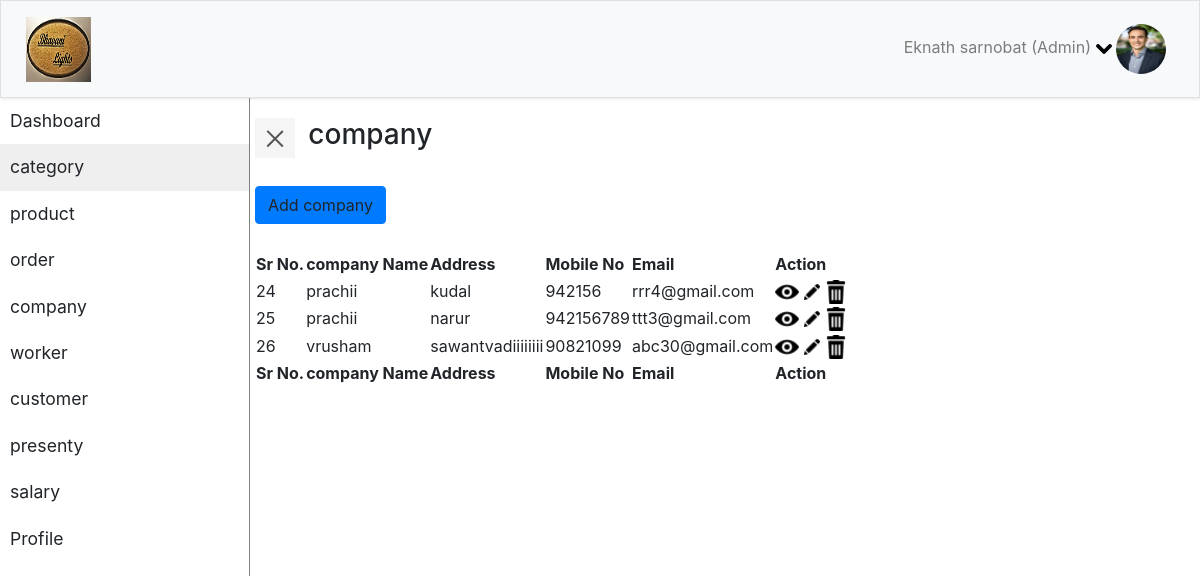
Screenshot of /company.php with the database file from the repository.
### tables this page shows
CREATE TABLE `company` (
  `name` varchar(45) NOT NULL,
  `companyid` int(45) NOT NULL,
  `address` varchar(45) NOT NULL,
  `mobile_no` varchar(45) NOT NULL,
  `email_id` varchar(45) NOT NULL
);

### classes/Company.php (called while the page is built, shortened)
<?php
class Company
{
public static function selectcompany(Company $company)
{
$con=Database::getCon();
$query="SELECT * from company";
$result=mysqli_query($con,$query);
if(mysqli_num_rows($result)>0)
{
	return $result;
}
else{
	return false;
}
}
}
?>

### company.php (the view, shortened to what this page needs)
<?php
include("classes/Company.php");
$company=new Company();
?>
<!DOCTYPE html>
<html>
<head>
    <link rel="stylesheet" href="css/bootstrap.min.css">
    <link rel="stylesheet" href="css/style.css">
    <link rel="stylesheet" href="css/jquery.dataTables.min.css">
    <link rel="stylesheet" href="css/buttons.dataTables.min.css">
    <link rel="stylesheet" href="css/custom.css">
    <link rel="stylesheet" href="css/jquery.dataTables.min.css">
    <link rel="stylesheet" href="css/buttons.dataTables.min.css">
</head>
<body>
    <section id="header">
        <nav class="navbar navbar-expand-lg navbar-light bg-light border">
                <div class="container-fluid">
                     <img src="images/logo.png" alt="" class="float-left" height="65" width="65">
                    <div class="collapse navbar-collapse" id="navbarSupportedContent">
                            <ul class="nav navbar-nav ml-auto">
                                        <li class="dropdown nav-item">
                                                <a class="nav-link" data-toggle="dropdown">
                                                  <span> Eknath sarnobat (Admin) <img src="icons/chevron-arrow-down.png"></span> <img src="images/profile-image.jpg" height="50" width="50" class="rounded-circle">
                                                </a>
                                            </li>
                            </ul>
                        </div>
                </div>
        </nav>
    </section>
    <section>
            <div class="wrapper">
                <nav id="sidebar" class="">
                     <ul class="list-unstyled">
							<li>
                                <a href="dashbord.php">Dashboard</a>
                            </li>
                            <li class="active">
                                <a href="category.php">category</a>
                            </li>
                            <li>
                                <a href="product.php">product</a>
                            </li>
							<li>
                                <a href="order.php">order</a>
                            </li>
							<li>
                                <a href="company.php">company</a>
                            </li>
							<li>
                                <a href="worker.php">worker</a>
                            </li>
							<li>
                                <a href="customer.php">customer</a>
                            </li>
							<li>
                                <a href="presenty.php">presenty</a>
                            </li>
							<li>
                                <a href="salary.php">salary</a>
                            </li>
                            <li>
                                <a href="profile.php">Profile</a>
                            </li>
                    </ul>
            </nav>
		   <div id="content">
                <div class="row" style="margin-bottom:20pt">
                        <button type="button" id="sidebarCollapse" class="navbar-btn">
                                <span></span>
                            </button>
							   <h3 style="margin-left:10pt">company</h3>
                </div>
                 <div class="row" style="margin-bottom:20pt">
                    <a type="button" class="btn btn-primary" data-toggle='modal' data-target='#myModal' style='display:inline'>Add company</a>
                </div>
               <div class="row">
                                <table id="functionality" class="display mt20">
                                        <thead>
                                            <tr>
                                                <th>Sr No.</th>
                                                <th>company Name</th>
                                                <th>Address</th>
                                                <th>Mobile No</th>
                                                <th>Email</th>
                                                <th>Action</th>
                                            </tr>
                                        </thead>
                                        <tbody>
                                             <?php
										if($result=Company::selectCompany($company))
										{
											while($record=mysqli_fetch_array($result))
											{
                                            echo"<tr>
										<form method='post'name='form1'>
                                        <input type='hidden' name='uniq' value=".$record['companyid'].">
                                                <tr>
												<td>".$record['companyid']."</td>
												<td>".$record['name']."</td>
												<td>".$record['address']."</td>
												<td>".$record['mobile_no']."</td>
							                     <td>".$record['email_id']."</td>
                                          <td><a href='#Modalview".$record['companyid']."' data-toggle='modal' data-target='#Modalview".$record['companyid']."'style='display:inline'><img src='icons/eye.png'></a>
                                                    <a href='#Modalupdate".$record['companyid']."' data-toggle='modal' data-target='#Modalupdate".$record['companyid']."' style='display:inline'><img src='icons/pencil-edit-button.png'></a>
                                                    <a href='#Modaldelete".$record['companyid']."' data-toggle='modal' data-target='#Modaldelete".$record['companyid']."' style='display:inline'><img src='icons/rubbish-bin.png'></a>
                                                </td>
												</form>
                                            </tr>";
											}
										}
											?>
                                        </tbody>
                                        <tfoot>
                                            <tr>
                                                <th>Sr No.</th>
                                                <th>company Name</th>
                                                <th>Address</th>
                                                <th>Mobile No</th>
                                                <th>Email</th>
                                                <th>Action</th>
                                            </tr>
                                        </tfoot>
                                    </table>
                        </div>
            </div>
        </div>
    </section>
</body>
</html>

### css/style.css (style rules this page uses)
a, a:hover, a:focus { color: inherit; text-decoration: none; transition: all 0.3s; }
.navbar { padding: 15px 10px; background: #fff; border: none; border-radius: 0; box-shadow: 1px 1px 3px rgba(0, 0, 0, 0.1); }
.navbar-btn { box-shadow: none; outline: none !important; border: none; }
.wrapper { display: flex; width: 100%; align-items: stretch; perspective: 1500px; }
#sidebar { min-width: 250px; max-width: 250px; transform-origin: bottom left; border-right: 1px solid gray; }
#sidebar ul li a { padding: 10px; font-size: 1.1em; display: block; }
#sidebar ul li.active > a, a[aria-expanded="true"] { background-color: #1111 }
#content { width: 100%; padding: 20px; min-height: 100vh; transition: all 0.3s; }
#sidebarCollapse { width: 40px; height: 40px; background: #f5f5f5; cursor: pointer; }
#sidebarCollapse span { width: 80%; height: 2px; margin: 0 auto; display: block; background: #555; transition: all 0.8s cubic-bezier(0.810, -0.330, 0.345, 1.375); transition-delay: 0.2s; }
#sidebarCollapse span:last-of-type { transform: rotate(-45deg) translate(1px, -1px); }

### rows the page displays
company: companyid "24", name "prachii", address "kudal", mobile_no "942156", email "rrr4@gmail.com"
company: companyid "25", name "prachii", address "narur", mobile_no "942156789", email "ttt3@gmail.com"
company: companyid "26", name "vrusham", address "sawantvadiiiiiiii", mobile_no "90821099", email "abc30@gmail.com"
